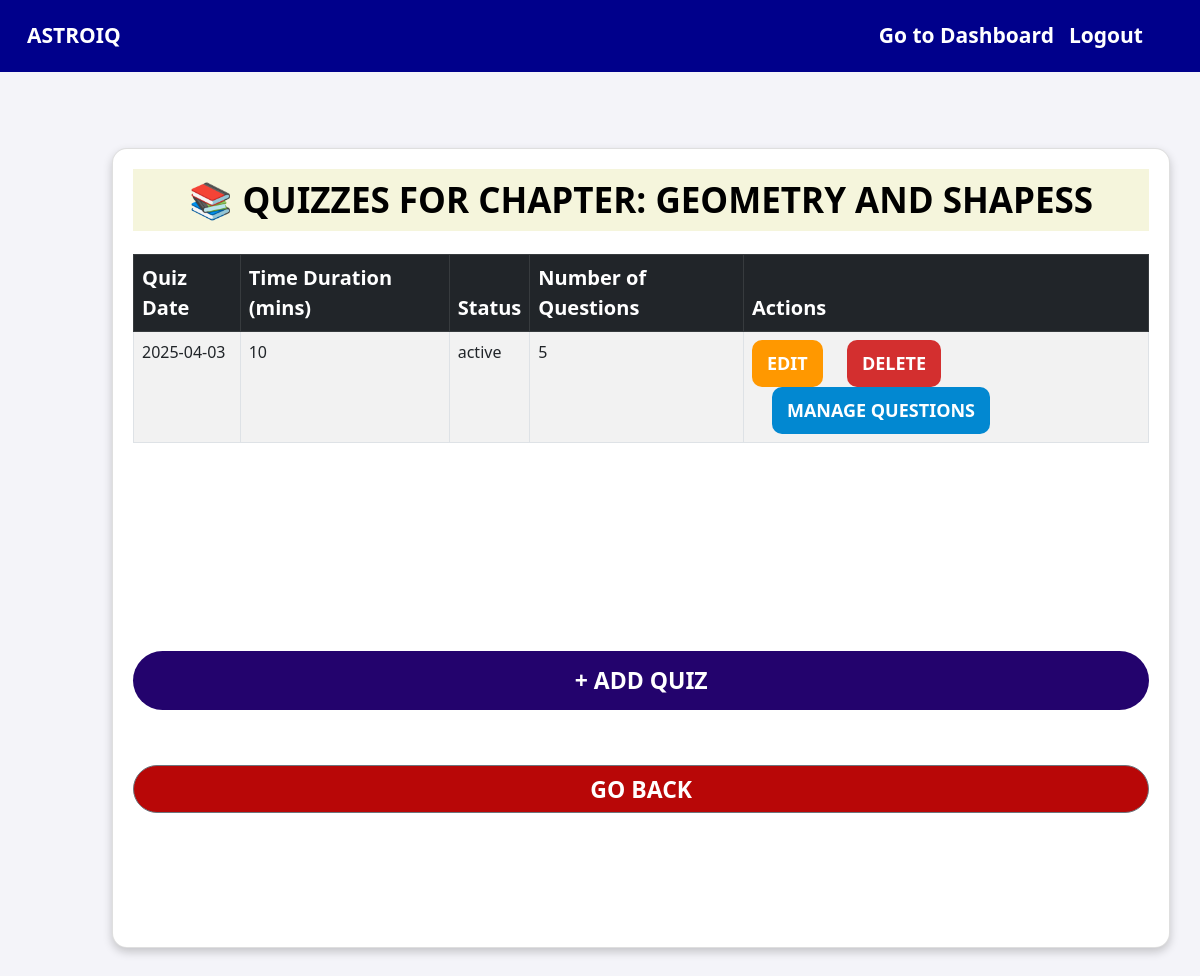
The app's page /manage_quizzes/1 with its own data.
### application/models.py (models this page shows)
class Chapter(db.Model):
    id = db.Column(db.Integer, primary_key=True)
    subject_id = db.Column(db.Integer, db.ForeignKey("subject.id"), nullable=False)
    name = db.Column(db.String(), nullable=False)
    description = db.Column(db.String(), nullable=False)
    quizzes = db.relationship("Quiz", backref="chapter")  # One chapter can have multiple quizzes

class Quiz(db.Model):
    id = db.Column(db.Integer, primary_key=True)
    chapter_id = db.Column(db.Integer, db.ForeignKey('chapter.id'), nullable=False)
    date_of_quiz = db.Column(db.String(), nullable=False)
    time_duration = db.Column(db.Integer, nullable=False)  # In minutes
    remarks = db.Column(db.String(250), nullable=True)
    status = db.Column(db.String(), default="active")  # active/completed
    questions = db.relationship("Question", backref="quiz")  # One quiz can have multiple questions
    scores = db.relationship("Score", backref="quiz")  # One quiz can have multiple user scores
    user_answers = db.relationship("UserAnswers", backref="quiz")  # ✅ Link answers to the quiz

### application/admin.py (the view)
@app.route('/manage_quizzes/<int:chapter_id>')
def manage_quizzes(chapter_id):
    chapter = Chapter.query.get_or_404(chapter_id)
    return render_template('admin/manage_quizzes.html', chapter=chapter)

### templates/admin/manage_quizzes.html (shortened to what this page needs)
<!DOCTYPE html>
<html lang="en">
<head>
    <link href="https://cdn.jsdelivr.net/npm/bootstrap@5.0.2/dist/css/bootstrap.min.css" rel="stylesheet">
</head>
<body>
    <nav class="navbar navbar-expand-lg navbar-dark fixed-top">
        <div class="container-fluid">
            <a class="navbar-brand" href="/">AstroIQ</a>
            <div class="collapse navbar-collapse" id="navbarNav">
                <ul class="navbar-nav ms-auto">
                    <li class="nav-item">
                        <a href="/admin">Go to Dashboard</a>
                    </li>
                    <li class="nav-item">
                        <a href="/logout">Logout</a>
                    </li>
                </ul>
            </div>
        </div>
    </nav>
    <div class="container mt-5">
        <div class="quiz-container">
            <div class="card quiz-content-card">
                <h2>📚 Quizzes for Chapter: {{ chapter.name }}</h2>
                <table class="table table-bordered table-striped">
                    <thead class="table-dark">
                        <tr>
                            <th>Quiz Date</th>
                            <th>Time Duration (mins)</th>
                            <th>Status</th>
                            <th>Number of Questions</th>
                            <th>Actions</th>
                        </tr>
                    </thead>
                    <tbody>
                        {% for quiz in chapter.quizzes %}
                        <tr>
                            <td>{{ quiz.date_of_quiz }}</td>
                            <td>{{ quiz.time_duration }}</td>
                            <td>{{ quiz.status }}</td>
                            <td>{{ quiz.questions|length }}</td>
                            <td>
                                <a href="/edit_quiz/{{ quiz.id }}" class="btn btn-warning">EDIT</a>
                                <a href="/delete_quiz/{{ quiz.id }}" class="btn btn-danger">DELETE</a>
                                <a href="/manage_questions/{{ quiz.id }}" class="btn btn-info">MANAGE QUESTIONS</a>
                            </td>
                        </tr>
                        {% endfor %}
                    </tbody>
                </table>
                <br><br><br><br><br><br><br><br>
                <a href="/add_quiz/{{ chapter.id }}" class="btn btn-success mb-3">+ ADD QUIZ</a><br>
                <a href="/view_subjects" class="btn btn-secondary">Go Back</a>
            </div>
        </div>
    </div>
</body>
</html>

### templates/admin/manage_quizzes.html (style rules this page uses)
body { background-color: #f4f4f9; display: flex; min-height: 100vh; scroll-behavior: smooth; }
.container { max-width: 1800px; }
.quiz-container { display: flex; margin-top: 100px; margin-bottom: 200px; }
.quiz-content-card { width: 90%; padding: 20px; border-radius: 15px; background: white; box-shadow: 0px 4px 10px rgba(0, 0, 0, 0.2); height: 800px; margin-left: 100px; }
h2 { color: black; font-size: 35px; font-weight: bold; text-transform: uppercase; background-color: beige; padding: 10px; text-align: center; }
.btn-success { background: #23036d; border: none; width: 100%; padding: 12px; font-size: 23px; text-transform: uppercase; border-radius: 50px; font-weight: bold; }
.table { margin-top: 15px; border-radius: 10px; }
.table thead { background: black; color: white; font-size: 20px; }
.btn-warning, .btn-danger, .btn-info { font-size: 18px; padding: 10px 15px; text-transform: uppercase; font-weight: bold; border-radius: 10px; transition: 0.3s ease-in-out; }
.btn-warning { background-color: #ff9800; color: white; border: none; }
.btn-danger { background-color: #d32f2f; color: white; border: none; margin-left: 20px; }
.btn-info { background-color: #0288d1; color: white; border: none; margin-left: 20px; }
.btn-secondary { display: block; margin-top: 15px; text-align: center; width: 100%; text-transform: uppercase; background-color: rgb(184, 7, 7); font-size: 23px; border-radius: 50px; font-weight: bold; }
.navbar { background-color: darkblue; padding: 15px; }
.navbar-brand { font-size: 25px; font-weight: bold; color: white; text-transform: uppercase; }
.navbar-nav { color: white; font-size: 20px; margin-right: 15px; transition: 0.3s; font-weight: bold; }
.navbar a { color: white; margin-right: 15px; text-decoration: none; font-size: 21px; }

### records on screen
Chapter: name "GEOMETRY AND SHAPESS"
Quiz: date_of_quiz "2025-04-03", time_duration "10", status "active", questions|length "5"
